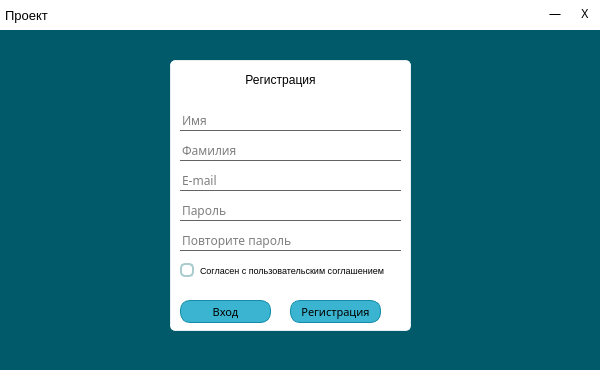
<?xml version="1.0" encoding="UTF-8"?>
<ui version="4.0">
 <class>MainWindow</class>
 <widget class="QMainWindow" name="MainWindow">
  <property name="geometry">
   <rect>
    <x>0</x>
    <y>0</y>
    <width>600</width>
    <height>370</height>
   </rect>
  </property>
  <property name="minimumSize">
   <size>
    <width>600</width>
    <height>355</height>
   </size>
  </property>
  <property name="maximumSize">
   <size>
    <width>16777215</width>
    <height>16777215</height>
   </size>
  </property>
  <property name="font">
   <font>
    <family>sans-serif</family>
    <pointsize>8</pointsize>
   </font>
  </property>
  <property name="windowTitle">
   <string>MainWindow</string>
  </property>
  <property name="styleSheet">
   <string notr="true">QLineEdit{
background: transparent;
border: none;
border-bottom: 1px solid rgba(0, 0, 0, 155);
font-family: sans-serif;
}

QCheckBox::indicator{
border-radius: 5px;
border: 2px solid rgb(170, 204, 206);
width : 10px;
height : 10px;
}
QCheckBox::indicator:checked{
border-radius: 5px;
background: rgb(52, 161, 185);
border: 2px solid rgb(170, 204, 206);
width : 10px;
height : 10px;
}


QMainWindow{
background: rgb(0, 90, 106);
font-family: sans-serif;
}

QGroupBox{
background: white;
border: 1px solid rgba(255, 255, 255, 200);
font-family: sans-serif;
border-radius:5px;
}
QGroupBox#statusBox{
border-radius: 0px;
}
QPushButton#exitButton, QPushButton#minimizeButton{
border-radius: 0px;
border: none;
background: transparent;
}
QPushButton#exitButton:hover{
background: rgb(255, 46, 46);
}
QPushButton#minimizeButton:hover{
background: rgb(223, 223, 223);
}
QPushButton:hover{
background: rgb(75, 195, 220);
border: none;
}

QPushButton{
background: rgb(58, 180, 208);
border-radius: 10px;
border: 1px solid rgb(18, 140, 168);
font-family: sans-serif;
}</string>
  </property>
  <widget class="QWidget" name="centralwidget">
   <widget class="QGroupBox" name="groupBox_2">
    <property name="geometry">
     <rect>
      <x>170</x>
      <y>60</y>
      <width>241</width>
      <height>271</height>
     </rect>
    </property>
    <property name="font">
     <font>
      <family>sans-serif</family>
      <pointsize>9</pointsize>
     </font>
    </property>
    <property name="title">
     <string/>
    </property>
    <widget class="QLineEdit" name="nameEdit">
     <property name="geometry">
      <rect>
       <x>10</x>
       <y>50</y>
       <width>221</width>
       <height>21</height>
      </rect>
     </property>
     <property name="font">
      <font>
       <family>sans-serif</family>
       <pointsize>9</pointsize>
      </font>
     </property>
     <property name="text">
      <string/>
     </property>
     <property name="placeholderText">
      <string>Имя</string>
     </property>
    </widget>
    <widget class="QLineEdit" name="passwordEdit_2">
     <property name="geometry">
      <rect>
       <x>10</x>
       <y>170</y>
       <width>221</width>
       <height>21</height>
      </rect>
     </property>
     <property name="font">
      <font>
       <family>sans-serif</family>
       <pointsize>9</pointsize>
      </font>
     </property>
     <property name="text">
      <string/>
     </property>
     <property name="echoMode">
      <enum>QLineEdit::Password</enum>
     </property>
     <property name="placeholderText">
      <string>Повторите пароль</string>
     </property>
    </widget>
    <widget class="QLineEdit" name="surnameEdit">
     <property name="geometry">
      <rect>
       <x>10</x>
       <y>80</y>
       <width>221</width>
       <height>21</height>
      </rect>
     </property>
     <property name="font">
      <font>
       <family>sans-serif</family>
       <pointsize>9</pointsize>
      </font>
     </property>
     <property name="text">
      <string/>
     </property>
     <property name="placeholderText">
      <string>Фамилия</string>
     </property>
    </widget>
    <widget class="QPushButton" name="regButton">
     <property name="geometry">
      <rect>
       <x>120</x>
       <y>240</y>
       <width>91</width>
       <height>23</height>
      </rect>
     </property>
     <property name="font">
      <font>
       <family>sans-serif</family>
       <pointsize>8</pointsize>
      </font>
     </property>
     <property name="text">
      <string>Регистрация</string>
     </property>
    </widget>
    <widget class="QLineEdit" name="passwordEdit">
     <property name="geometry">
      <rect>
       <x>10</x>
       <y>140</y>
       <width>221</width>
       <height>21</height>
      </rect>
     </property>
     <property name="font">
      <font>
       <family>sans-serif</family>
       <pointsize>9</pointsize>
      </font>
     </property>
     <property name="text">
      <string/>
     </property>
     <property name="echoMode">
      <enum>QLineEdit::Password</enum>
     </property>
     <property name="placeholderText">
      <string>Пароль</string>
     </property>
    </widget>
    <widget class="QLineEdit" name="mailEdit">
     <property name="geometry">
      <rect>
       <x>10</x>
       <y>110</y>
       <width>221</width>
       <height>21</height>
      </rect>
     </property>
     <property name="font">
      <font>
       <family>sans-serif</family>
       <pointsize>9</pointsize>
      </font>
     </property>
     <property name="text">
      <string/>
     </property>
     <property name="placeholderText">
      <string>E-mail</string>
     </property>
    </widget>
    <widget class="QPushButton" name="loginButton">
     <property name="geometry">
      <rect>
       <x>10</x>
       <y>240</y>
       <width>91</width>
       <height>23</height>
      </rect>
     </property>
     <property name="font">
      <font>
       <family>sans-serif</family>
       <pointsize>8</pointsize>
      </font>
     </property>
     <property name="text">
      <string>Вход</string>
     </property>
    </widget>
    <widget class="QLabel" name="label_2">
     <property name="geometry">
      <rect>
       <x>10</x>
       <y>10</y>
       <width>201</width>
       <height>20</height>
      </rect>
     </property>
     <property name="font">
      <font>
       <family>MS Sans Serif</family>
      </font>
     </property>
     <property name="text">
      <string>Регистрация</string>
     </property>
     <property name="alignment">
      <set>Qt::AlignCenter</set>
     </property>
    </widget>
    <widget class="QCheckBox" name="checkBox">
     <property name="geometry">
      <rect>
       <x>10</x>
       <y>200</y>
       <width>221</width>
       <height>20</height>
      </rect>
     </property>
     <property name="font">
      <font>
       <pointsize>7</pointsize>
      </font>
     </property>
     <property name="text">
      <string>Согласен с пользовательским соглашением</string>
     </property>
    </widget>
   </widget>
   <widget class="QGroupBox" name="statusBox">
    <property name="geometry">
     <rect>
      <x>0</x>
      <y>0</y>
      <width>600</width>
      <height>30</height>
     </rect>
    </property>
    <property name="title">
     <string/>
    </property>
    <widget class="QPushButton" name="exitButton">
     <property name="geometry">
      <rect>
       <x>570</x>
       <y>0</y>
       <width>30</width>
       <height>27</height>
      </rect>
     </property>
     <property name="font">
      <font>
       <family>sans-serif</family>
      </font>
     </property>
     <property name="text">
      <string>X</string>
     </property>
    </widget>
    <widget class="QPushButton" name="minimizeButton">
     <property name="geometry">
      <rect>
       <x>540</x>
       <y>0</y>
       <width>30</width>
       <height>27</height>
      </rect>
     </property>
     <property name="text">
      <string>—</string>
     </property>
    </widget>
    <widget class="QLabel" name="label_3">
     <property name="geometry">
      <rect>
       <x>5</x>
       <y>5</y>
       <width>71</width>
       <height>21</height>
      </rect>
     </property>
     <property name="font">
      <font>
       <family>MS Sans Serif</family>
       <pointsize>10</pointsize>
      </font>
     </property>
     <property name="text">
      <string>Проект</string>
     </property>
    </widget>
   </widget>
  </widget>
 </widget>
 <resources/>
 <connections/>
</ui>
